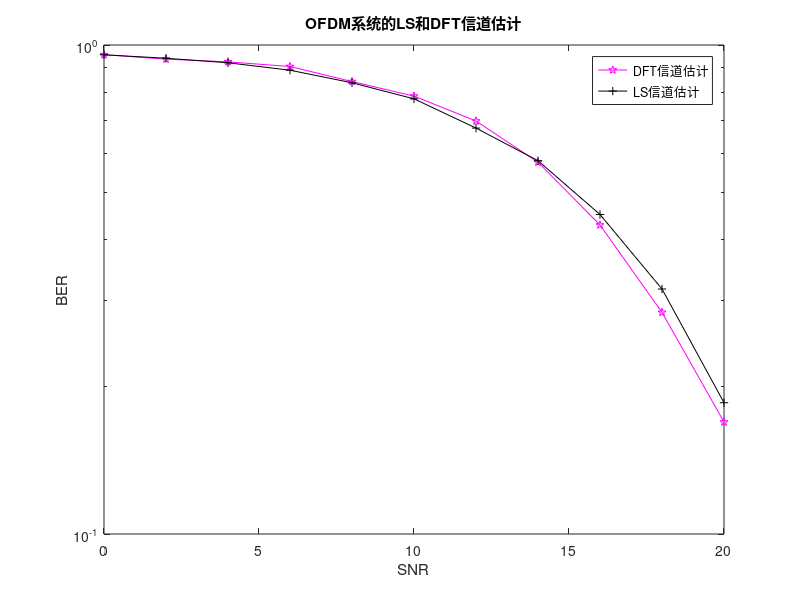

Write the MATLAB code that produced this figure.
close all;
clear;
clc;

% 单纯打印在命令行窗口
fprintf('OFDM信道估计仿真\n');

%% 参数设置 

carrier_count = 64;  % 单个OFDM符号中的载波数目
num_symbol = 50;     % OFDM符号数量，不包括导频
guard = 8;           % 循环前缀 CP, 即每个OFDM的最后8个子载波作为CP加在开头
pilot_inter = 8;     % 导频间隔，即每隔几个OFDM符号插入一个导频
modulation_mode = 16;% 调制方式, QAM调制的order
SNR = 0:2:20;        % 信噪比取值
num_loop = 15;       % 循环次数

% 每种信噪比做15次实验
num_bit_err = zeros(length(SNR), num_loop);
num_bit_err_dft = zeros(length(SNR), num_loop);
num_bit_err_ls = zeros(length(SNR), num_loop);
MSE = zeros(length(SNR), num_loop);
MSE_dft = zeros(length(SNR), num_loop);
MSE_ls = zeros(length(SNR), num_loop);

%% 主程序

for c1 = 1:length(SNR)
    fprintf('\n\n\n仿真信噪比为%f\n\n', SNR(c1));
    for num1 = 1:num_loop
        %---------------产生发送的随机序列-----------------------
        
        bits_len = carrier_count * num_symbol;
        bits_tx = randi([0 1], 1, bits_len); % 1行bits_len列矩阵
        
        %---------------符号调制-----------------------
        
        modulated_sequence = qammod(bits_tx, modulation_mode);
        
        %---------------导频格式-----------------------
        
        pilot_len = carrier_count; % 导频与OFDM符号同级别
        % rand 默认区间（0，1）
        % round 四舍五入
        % 结束后 pilot_symbols只有0和1，是一个1行pilot_len列矩阵
        pilot_symbols = round(rand(1, pilot_len));
        
        % 将导频信号中的0变为-1，所以目前导频有两种，-1和1
        for i = 1:pilot_len
            if pilot_symbols(1, i) == 0
                pilot_symbols(1, i) = pilot_symbols(1, i) - 1;
            else
                pilot_symbols(1, i) = pilot_symbols(1, i);
            end
        end
         
        % 行向量变列向量
        pilot_symbols = pilot_symbols';
        
        %---------------计算导频和数据数目-----------------------
        
        % ceil 向上取整
        num_pilot = ceil(num_symbol / pilot_inter);
        % rem 取余，返回 num_symbol除以pilot_inter后的余数 
        % 每组符号开头一个导频，结尾还要再加一个导频
        if rem(num_symbol, pilot_inter)==0
            num_pilot = num_pilot + 1;
        end
        
        num_data = num_symbol + num_pilot;
        
        %---------------导频位置计算-----------------------
        
        pilot_index = zeros(1, num_pilot);
        % +1 是算上了导频的位置，此时data_index容量大于 num_symbol
        data_index = zeros(1, num_pilot * (pilot_inter + 1));
        for i = 1:num_pilot-1
            pilot_index(1, i) = (i-1) * (pilot_inter + 1) + 1;
        end
        % 最后一个导频的位置从开头数起要看具体情况
        % 但反正是在最后一个
        pilot_index(1, num_pilot) = num_data;
        
        % 为了插入导频，第一个、最后一个以及每隔8个位的索引都空了出来
        % 缺少的索引值在 pilot_index
        for j = 0:num_pilot
            data_index(1, (1 + j * pilot_inter) : (j + 1) * pilot_inter) = (2 + j * (pilot_inter + 1)) : ((j + 1) * (pilot_inter + 1));
        end
        
        % 将多余的容量去掉
        data_index = data_index(1, 1:num_symbol);
        
        %---------------导频插入-----------------------
        
        % 和之前不一样，每一列为一个OFDM调制符号
        piloted_ofdm_syms = zeros(carrier_count, num_data);
       
        % piloted_ofdm_syms 与 modulated_sequence的列数不一样
        % piloted_ofdm_syms 的列数增加了 导频数
        % 而modulated_sequence的列数只有 OFDM符号数
        
        % 先将 modulated_sequence 中应该是 OFDM符号 的列数依次插入 modulated_sequence 的列
        % data_index 和 modulated_sequence 的列数都是 num_symbol
        piloted_ofdm_syms(:, data_index) = reshape(modulated_sequence, carrier_count, num_symbol);
        % 再将 pilot 插入其索引位
        % pilot_symbols 只是一个列向量，横向扩充 num_pilot 倍成为一个数组
        piloted_ofdm_syms(:, pilot_index) = repmat(pilot_symbols, 1, num_pilot);
        
        %---------------IFFT变换-----------------------
        
        % OFDM调制后默认是频域信号
        % 为什么要乘以 sqrt(carrier_count)
        time_signal = sqrt(carrier_count) * ifft(piloted_ofdm_syms);
        
        %---------------加循环前缀-----------------------
        
        % CP 与子载波同级别
        add_cyclic_signal = [time_signal((carrier_count - guard + 1 : carrier_count), :); time_signal];
        % 将矩阵变为一个行向量再传输
        tx_data_trans = reshape(add_cyclic_signal, 1, (carrier_count + guard) * num_data);
        
        %---------------信道处理-----------------------
        
        % AWGN 信道
        
        % 计算信号功率
        tx_signal_power = sum(abs(tx_data_trans(:)) .^ 2) / length(tx_data_trans(:));
        % 为啥这么算？
        noise_var = tx_signal_power / (10 ^ (SNR(c1) / 10));
        rx_data = awgn(tx_data_trans, SNR(c1), 'measured');
        
        %---------------信号接收、去循环前缀、FFT变换-----------------------
        
        % 信号接收
        rx_signal = reshape(rx_data, (carrier_count + guard), num_data);
        % 去除CP
        rx_signal_matrix = zeros(carrier_count, num_data);
        rx_signal_matrix = rx_signal(guard + 1:end, :);
        % FFT变换
        % 因为接下来要提取导频，导频自然得回到频域才能提取
        rx_carriers = fft(rx_signal_matrix) / sqrt(carrier_count);
        
        %---------------导频和数据提取-----------------------
        
        % 提取导频
        rx_pilot = rx_carriers(:, pilot_index);
        % 提取数据(频域)
        rx_fre_data = rx_carriers(:, data_index);
        
        %---------------导频位置信道响应LS估计-----------------------
        
        % pilot_patt 就是发送端插入的 pilot
        pilot_patt = repmat(pilot_symbols, 1, num_pilot);
        % LS算法的 y/x
        pilot_esti = rx_pilot ./ pilot_patt;
        
        %---------------LS估计的线性插值-----------------------
        
        % 使用信道估计，其实就已经默认了rx的data是不可信的
        % 所以需要使用导频来恢复 data
        
        int_len = pilot_index;
        len = 1:num_data;
        channel_H_ls = zeros(carrier_count, num_data);
        
        % 每个符号/导频的子载波数量是固定的
        % 现在是要通过 num_pilot 个 导频来估算 num_data 个导频+data
        % 因此子载波一个一个来
        for ii = 1:carrier_count
            % 在 int_len(pilot_index)这些点（点的数量为 num_pilot）
            % 函数取值分别为 pilot_esti(ii, 1:(num_pilot))
            % 那么同样的函数，将点扩充为 len(num_data)个，各点的估计值是多少？
            channel_H_ls(ii, :) = interp1(int_len, pilot_esti(ii, 1:(num_pilot)), len, 'linear');
        end
        
        channel_H_data_ls = channel_H_ls(:, data_index);
        
        %---------------LS估计中发送数据的估计值-----------------------
        
        % 这个公式从何而来还不懂
        tx_data_estimate_ls = rx_fre_data .* conj(channel_H_data_ls) ./ (abs(channel_H_data_ls) .^ 2);
        
        %---------------DFT估计------------
        
        % DFT估计是为了再ls基础上消除时域噪声
        % 但是以下代码没看懂为什么能达到消除时域噪声的效果
        % 或许是在时域作超过子载波长度点数的FFT能够消除噪声？
        
        % 先将 pilot_esti 换为时域
        % 补充子载波padding后（symbol纬度不变）
        % 再换回频域
        % 加padding 其实就是做了 carrier_count+1024 点 FFT 变换
        tx_pilot_estimate_ifft = ifft(pilot_esti);
        padding_zero = zeros(1024, num_pilot);
        tx_pilot_estimate_ifft_padding_zero = [tx_pilot_estimate_ifft; padding_zero];
        % 对于矩阵来说，fft分别对各列作fft
        tx_pilot_estimate_dft = fft(tx_pilot_estimate_ifft_padding_zero);
        
        %---------------DFT估计的线性插值------------
        
        % 插值操作与 ls 一样
        
        int_len = pilot_index;
        len = 1:num_data;
        channel_H_dft = zeros(carrier_count, num_data);

        for ii = 1:carrier_count
            channel_H_dft(ii, :) = interp1(int_len, tx_pilot_estimate_dft(ii, 1:(num_pilot)), len, 'linear');
        end
        
        channel_H_data_dft = channel_H_dft(:, data_index);
        
        %---------------DFT估计中发送数据的估计值------------
        
        tx_data_estimate_dft = rx_fre_data .* conj(channel_H_data_dft) ./ (abs(channel_H_data_dft) .^ 2);
        
        %---------------DFT符号解调------------
        
        % 原矩阵每一列向量变为行向量
        % 并且按顺序铺成 sequence
        demod_in_dft = tx_data_estimate_dft(:).';
        demod_out_dft = qamdemod(demod_in_dft, modulation_mode);
        
        %---------------LS符号解调------------
        
        demod_in_ls = tx_data_estimate_ls(:).';
        demod_out_ls = qamdemod(demod_in_ls, modulation_mode);
        
        %---------------误码率计算------------
        
        for i = 1:length(bits_tx)
            if demod_out_dft(i) ~= bits_tx(i)
                num_bit_err_dft(c1, num1) = num_bit_err_dft(c1, num1) + 1;
            end
            if demod_out_ls(i) ~= bits_tx(i)
                 num_bit_err_ls(c1, num1) = num_bit_err_ls(c1, num1) + 1;
        
            end
        end
    end
end

% num_bit_err_dft.'表示原来的行变列
% 原先是每行代表一个 SNR 的所有 loop 结果
% 现在变成每列
% 与num_bit_err_dft(:).'展开不同，num_bit_err_dft.'仍是矩阵
% 因为 mean 是按列来算平均值的
BER_dft = mean(num_bit_err_dft.') / length(bits_tx);
BER_ls = mean(num_bit_err_ls.') / length(bits_tx);

%% 绘图
figure
semilogy(SNR, BER_dft, '-mp', SNR, BER_ls, '-k+');
title('OFDM系统的LS和DFT信道估计');
xlabel('SNR');
ylabel('BER');
legend('DFT信道估计','LS信道估计');
